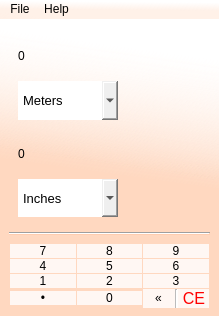
<?xml version="1.0" encoding="UTF-8"?>
<ui version="4.0">
 <class>Length</class>
 <widget class="QMainWindow" name="Length">
  <property name="geometry">
   <rect>
    <x>0</x>
    <y>0</y>
    <width>219</width>
    <height>316</height>
   </rect>
  </property>
  <property name="contextMenuPolicy">
   <enum>Qt::CustomContextMenu</enum>
  </property>
  <property name="windowTitle">
   <string>Temperature</string>
  </property>
  <property name="windowIcon">
   <iconset>
    <normaloff>../src/imgs/standar.png</normaloff>../src/imgs/standar.png</iconset>
  </property>
  <property name="styleSheet">
   <string notr="true">QWidget{background:qlineargradient(spread:pad, x1:0.631, y1:0.534, x2:0.675773, y2:0.102273, stop:0 rgba(250, 101, 9, 24), stop:1 rgba(255, 255, 255, 255))}
</string>
  </property>
  <widget class="QWidget" name="centralwidget">
   <layout class="QVBoxLayout" name="verticalLayout_2">
    <item>
     <widget class="QWidget" name="widget_2" native="true">
      <property name="maximumSize">
       <size>
        <width>16777215</width>
        <height>200</height>
       </size>
      </property>
      <property name="styleSheet">
       <string notr="true">QWidget{
	background:transparent;}
#label_text,#label_result{
	font: 75 20pt &quot;Rockwell Condensed&quot;;
	background:none;
}#label_result{
	font: 16pt &quot;Rockwell Condensed&quot;;
}#comboBox1,#comboBox2{
	border:none;
	background:none;
}
#comboBox1:checked,#comboBox2:checked{
	background:none;
}</string>
      </property>
      <layout class="QVBoxLayout" name="verticalLayout">
       <item>
        <widget class="QLabel" name="label_text">
         <property name="text">
          <string>0</string>
         </property>
         <property name="textFormat">
          <enum>Qt::RichText</enum>
         </property>
        </widget>
       </item>
       <item>
        <widget class="QComboBox" name="comboBox1">
         <property name="maximumSize">
          <size>
           <width>100</width>
           <height>40</height>
          </size>
         </property>
         <property name="font">
          <font>
           <family>Arial</family>
           <pointsize>10</pointsize>
           <weight>50</weight>
           <italic>false</italic>
           <bold>false</bold>
          </font>
         </property>
         <property name="contextMenuPolicy">
          <enum>Qt::NoContextMenu</enum>
         </property>
         <property name="autoFillBackground">
          <bool>false</bool>
         </property>
         <property name="styleSheet">
          <string notr="true"/>
         </property>
         <property name="currentIndex">
          <number>4</number>
         </property>
         <property name="placeholderText">
          <string/>
         </property>
         <item>
          <property name="text">
           <string>Nanometers</string>
          </property>
         </item>
         <item>
          <property name="text">
           <string>Microns</string>
          </property>
         </item>
         <item>
          <property name="text">
           <string>Millimeters</string>
          </property>
         </item>
         <item>
          <property name="text">
           <string>Centimeters</string>
          </property>
         </item>
         <item>
          <property name="text">
           <string>Meters</string>
          </property>
         </item>
         <item>
          <property name="text">
           <string>Kilometers</string>
          </property>
         </item>
         <item>
          <property name="text">
           <string>Inches</string>
          </property>
         </item>
         <item>
          <property name="text">
           <string>Feet</string>
          </property>
         </item>
         <item>
          <property name="text">
           <string>Yards</string>
          </property>
         </item>
         <item>
          <property name="text">
           <string>Miles</string>
          </property>
         </item>
         <item>
          <property name="text">
           <string>Nautical Miles</string>
          </property>
         </item>
        </widget>
       </item>
       <item>
        <widget class="Line" name="line">
         <property name="orientation">
          <enum>Qt::Horizontal</enum>
         </property>
        </widget>
       </item>
       <item>
        <widget class="QLabel" name="label_result">
         <property name="text">
          <string>0</string>
         </property>
        </widget>
       </item>
       <item>
        <widget class="QComboBox" name="comboBox2">
         <property name="maximumSize">
          <size>
           <width>100</width>
           <height>40</height>
          </size>
         </property>
         <property name="font">
          <font>
           <family>Arial</family>
           <pointsize>10</pointsize>
           <weight>50</weight>
           <italic>false</italic>
           <bold>false</bold>
          </font>
         </property>
         <property name="contextMenuPolicy">
          <enum>Qt::NoContextMenu</enum>
         </property>
         <property name="autoFillBackground">
          <bool>false</bool>
         </property>
         <property name="styleSheet">
          <string notr="true"/>
         </property>
         <property name="currentIndex">
          <number>6</number>
         </property>
         <property name="placeholderText">
          <string/>
         </property>
         <item>
          <property name="text">
           <string>Nanometers</string>
          </property>
         </item>
         <item>
          <property name="text">
           <string>Microns</string>
          </property>
         </item>
         <item>
          <property name="text">
           <string>Millimeters</string>
          </property>
         </item>
         <item>
          <property name="text">
           <string>Centimeters</string>
          </property>
         </item>
         <item>
          <property name="text">
           <string>Meters</string>
          </property>
         </item>
         <item>
          <property name="text">
           <string>Kilometers</string>
          </property>
         </item>
         <item>
          <property name="text">
           <string>Inches</string>
          </property>
         </item>
         <item>
          <property name="text">
           <string>Feet</string>
          </property>
         </item>
         <item>
          <property name="text">
           <string>Yards</string>
          </property>
         </item>
         <item>
          <property name="text">
           <string>Miles</string>
          </property>
         </item>
         <item>
          <property name="text">
           <string>Nautical Miles</string>
          </property>
         </item>
        </widget>
       </item>
      </layout>
     </widget>
    </item>
    <item>
     <widget class="Line" name="line_2">
      <property name="orientation">
       <enum>Qt::Horizontal</enum>
      </property>
     </widget>
    </item>
    <item>
     <widget class="QWidget" name="widget" native="true">
      <property name="styleSheet">
       <string notr="true">QWidget{background:transparent;}
QPushButton{
	color:black;
	background:white rgba(255, 255, 255, 0.8);
	border:0;
	offline:none;
	margin:0px;
	font: 500 16pt &quot;Arial Black&quot;;
}
QPushButton:hover{
	background:rgba(0, 0, 0, 0.1);
}
#btn_clear,#btn_del_one{	font: 12pt &quot;Arial&quot;;padding:0px 2px;}
#btn_clear{color:red;}
#btn_del_one:hover{color:red}






</string>
      </property>
      <layout class="QGridLayout" name="_2">
       <property name="sizeConstraint">
        <enum>QLayout::SetMinAndMaxSize</enum>
       </property>
       <property name="leftMargin">
        <number>1</number>
       </property>
       <property name="topMargin">
        <number>1</number>
       </property>
       <property name="rightMargin">
        <number>1</number>
       </property>
       <property name="bottomMargin">
        <number>1</number>
       </property>
       <property name="spacing">
        <number>1</number>
       </property>
       <item row="2" column="1">
        <widget class="QPushButton" name="btn2">
         <property name="text">
          <string>2</string>
         </property>
        </widget>
       </item>
       <item row="2" column="2">
        <widget class="QPushButton" name="btn3">
         <property name="text">
          <string>3</string>
         </property>
        </widget>
       </item>
       <item row="0" column="1">
        <widget class="QPushButton" name="btn8">
         <property name="text">
          <string>8</string>
         </property>
        </widget>
       </item>
       <item row="1" column="1">
        <widget class="QPushButton" name="btn5">
         <property name="text">
          <string>5</string>
         </property>
        </widget>
       </item>
       <item row="3" column="1">
        <widget class="QPushButton" name="btn0">
         <property name="text">
          <string>0</string>
         </property>
        </widget>
       </item>
       <item row="2" column="0">
        <widget class="QPushButton" name="btn1">
         <property name="text">
          <string>1</string>
         </property>
        </widget>
       </item>
       <item row="0" column="0">
        <widget class="QPushButton" name="btn7">
         <property name="text">
          <string>7</string>
         </property>
        </widget>
       </item>
       <item row="1" column="2">
        <widget class="QPushButton" name="btn6">
         <property name="text">
          <string>6</string>
         </property>
        </widget>
       </item>
       <item row="0" column="2">
        <widget class="QPushButton" name="btn9">
         <property name="text">
          <string>9</string>
         </property>
        </widget>
       </item>
       <item row="1" column="0">
        <widget class="QPushButton" name="btn4">
         <property name="text">
          <string>4</string>
         </property>
        </widget>
       </item>
       <item row="3" column="0">
        <widget class="QPushButton" name="btn_dot">
         <property name="text">
          <string>•</string>
         </property>
        </widget>
       </item>
       <item row="3" column="2">
        <widget class="QWidget" name="widget_3" native="true">
         <property name="styleSheet">
          <string notr="true">QWidget{background:rgba(255,255,255,0.8)}
QPushButton{background:transparent}</string>
         </property>
         <layout class="QHBoxLayout" name="horizontalLayout">
          <property name="spacing">
           <number>1</number>
          </property>
          <property name="leftMargin">
           <number>0</number>
          </property>
          <property name="topMargin">
           <number>0</number>
          </property>
          <property name="rightMargin">
           <number>0</number>
          </property>
          <property name="bottomMargin">
           <number>0</number>
          </property>
          <item>
           <widget class="QPushButton" name="btn_del_one">
            <property name="text">
             <string>«</string>
            </property>
           </widget>
          </item>
          <item>
           <widget class="Line" name="line_3">
            <property name="orientation">
             <enum>Qt::Vertical</enum>
            </property>
           </widget>
          </item>
          <item>
           <widget class="QPushButton" name="btn_clear">
            <property name="font">
             <font>
              <family>Arial</family>
              <pointsize>12</pointsize>
              <weight>50</weight>
              <italic>false</italic>
              <bold>false</bold>
             </font>
            </property>
            <property name="text">
             <string>CE</string>
            </property>
            <property name="autoDefault">
             <bool>false</bool>
            </property>
            <property name="default">
             <bool>false</bool>
            </property>
            <property name="flat">
             <bool>false</bool>
            </property>
           </widget>
          </item>
         </layout>
        </widget>
       </item>
      </layout>
     </widget>
    </item>
   </layout>
  </widget>
  <widget class="QMenuBar" name="menubar">
   <property name="geometry">
    <rect>
     <x>0</x>
     <y>0</y>
     <width>219</width>
     <height>22</height>
    </rect>
   </property>
   <widget class="QMenu" name="menuFile">
    <property name="title">
     <string>File</string>
    </property>
    <addaction name="actionStandar"/>
    <addaction name="actionScientific"/>
    <addaction name="actionLenght"/>
    <addaction name="separator"/>
    <addaction name="actionExit"/>
   </widget>
   <widget class="QMenu" name="menuHelp">
    <property name="title">
     <string>Help</string>
    </property>
    <addaction name="actionAbout"/>
    <addaction name="actionFQAs"/>
   </widget>
   <addaction name="menuFile"/>
   <addaction name="menuHelp"/>
  </widget>
  <action name="actionStandar">
   <property name="text">
    <string>Standar</string>
   </property>
  </action>
  <action name="actionScientific">
   <property name="text">
    <string>Scientific</string>
   </property>
  </action>
  <action name="actionLenght">
   <property name="text">
    <string>Lenght</string>
   </property>
  </action>
  <action name="actionExit">
   <property name="text">
    <string>Exit</string>
   </property>
  </action>
  <action name="actionAbout">
   <property name="text">
    <string>About</string>
   </property>
  </action>
  <action name="actionFQAs">
   <property name="text">
    <string>FQAs</string>
   </property>
  </action>
 </widget>
 <resources/>
 <connections/>
</ui>
